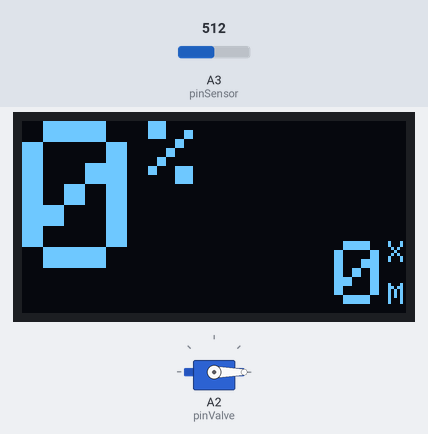
The sketch below on a simulated SparkFun Pro Micro, built with avr-gcc and run on an emulated ATmega32U4. Parts: 128×64 one-colour display, servo. The test bench sets the inputs (shaded band); at power-on: A3 (pinSensor) = 512.

Above: at 10.8 s.
10.9 s: A3 (pinSensor) set to 390
At 20.6 s:
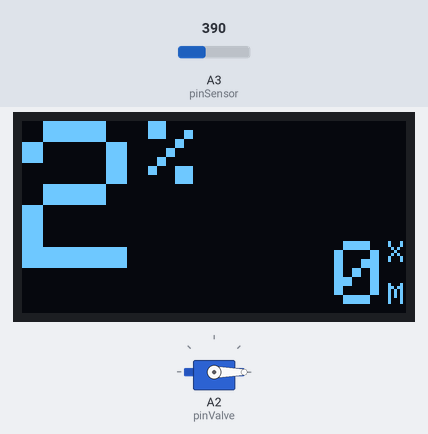
21.6 s: A3 (pinSensor) set to 306
At 30.4 s:
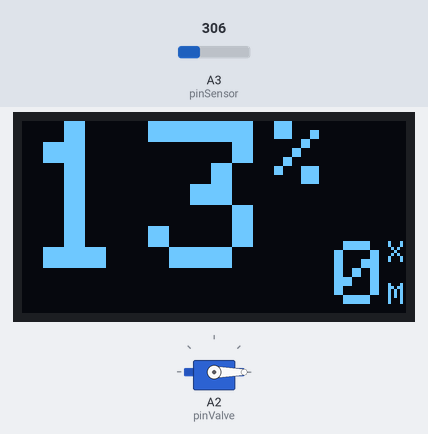
31.6 s: A3 (pinSensor) set to 410
At 41.5 s:
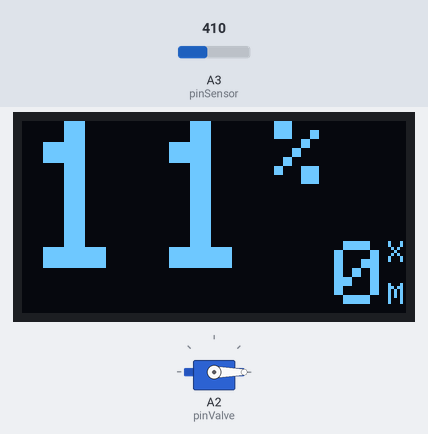
Timing chart, 0 to 43.0 s (numbered marks = the images above; inputs shaded):
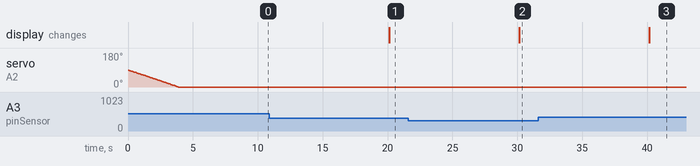

The sketch:

valveController.ino
```cpp
//#define DEBUG_MODE
#define serialInit 0
#define serialReport 1
#define serialValveState 2
#define serialElapsedTime 3

//PinMap - Arduino Pro Micro
	const int pinSensor = A3;
	const int pinValve = A2;

//Setting
	const int interval = 10000;
	const int thresholdLo = 30; //percent;
	const int thresholdHi = 70; //percent;

//MoistureSensor
	const int dMax = 400;
	const int dMin = 200;
	const int sampleCount = 10;
	int dataBuffer[sampleCount] = {};
	int dataBufferIndex;
	int reading;
	int measure_TTL;
	int dataCount;
	int measure;
	int measure_p;

//Display
	#include <SPI.h>
	#include <Wire.h>
	#include <Adafruit_GFX.h>
	#include <Adafruit_SSD1306.h>
	const int screenAddress = 0x3C;
	const int screenWidth = 128;
	const int screenHeight = 64;
	const int oledReset = -1; // reset pin shared w/ arduino
	Adafruit_SSD1306 display(screenWidth, screenHeight, &Wire, oledReset);

//WaterValve
	#include <VarSpeedServo.h>
	VarSpeedServo valve;
	const int valveClose = 0; // degree of servo
	const int valveOpen = 90;
	const int valveSpeed = 15; // 0~255
	int valveState;
	unsigned long lastValveChg;
	unsigned long elapsed;
	String unit;
	unsigned long elapsedUnit;

void setup() {
	display.begin(SSD1306_SWITCHCAPVCC, screenAddress);
	display.clearDisplay();
	pinMode(pinSensor, INPUT);
	valve.attach(pinValve);
	valve.write(0, 15);
	debugMode(serialInit);
}

void loop() {
	//read
		reading = analogRead(pinSensor);
		if ( reading >= dMax) reading = dMax;
		else if (reading <= dMin) reading = dMin;

	//store
		dataBuffer[dataBufferIndex++] = reading;
		if (dataBufferIndex == sampleCount) dataBufferIndex = 0;

	//calculate
		dataCount = 0;
		measure_TTL = 0;
		for (int i = 0; i < sampleCount; i++) {
			measure_TTL += dataBuffer[i];
			if (dataBuffer[i] > 0) dataCount++;
		}
		measure = measure_TTL / dataCount;
		measure_p = 99 - map(measure, dMin, dMax, 0, 99);

	//report
		elapsedTime();
		display.setCursor(0, 0);
		display.clearDisplay();
		display.setTextColor(SSD1306_WHITE);
		display.setTextSize(7); display.print(measure_p);
		display.setTextSize(3); display.print("%");
		if(elapsedUnit < 10){
			display.setCursor(104, 40);
			display.setTextSize(3); display.print(elapsedUnit);
			display.setTextSize(1); if(valveState == 1) display.print("O");
									if(valveState == 0) display.print("X");
		}else{
			display.setCursor(86, 40);
			display.setTextSize(3); display.print(elapsedUnit);
			display.setTextSize(1); if(valveState == 1) display.print("O");
									if(valveState == 0) display.print("X");
		}
		display.setCursor(122, 54);
		display.print(unit);
		display.display();
		debugMode(serialElapsedTime);
		debugMode(serialReport);

	//motor ctrl and array re-init
		if (dataCount == sampleCount){
			if ( measure_p <= thresholdLo && valveState == 0){
				valve.write(valveOpen, valveSpeed);
				valveState = 1;
				lastValveChg = millis();
				for (int j = 0; j < sampleCount; j++) dataBuffer[j] = 0;
				debugMode(serialValveState);
			} else if ( measure_p >= thresholdHi && valveState == 1){
				valve.write(valveClose, valveSpeed);
				valveState = 0;
				lastValveChg = millis();
				for (int j = 0; j < sampleCount; j++) dataBuffer[j] = 0;
				debugMode(serialValveState);
			}
			dataBufferIndex = 0;
		}
	delay(interval);
}

void elapsedTime(){
	elapsed = millis() - lastValveChg;
	switch(elapsed){
		case 0 ... 3600000:
			elapsedUnit = elapsed / 60000;
			unit = "M";
			break;

		case 3600001 ... 86400000:
			elapsedUnit = elapsed / 3600000;
			unit = "H";
			break;

		case 86400001 ... 4320000000:
			elapsedUnit = elapsed / 86400000;
			unit = "D";
			break;
	}
}

void debugMode(int i) {
#ifdef DEBUG_MODE
	switch(i) {
		case serialInit:
			Serial.begin(9600);
			while(!Serial){}
			Serial.print("Device Ready");
			break;

		case serialElapsedTime:
			Serial.print(elapsedUnit); Serial.print(unit);
			//Serial.println(elapsed);
			break;

		case serialReport:
			Serial.print(dataCount);
			Serial.print(": ");
			Serial.print(measure_p);
			Serial.print("%");
			int measure_raw_p = 99 - map(reading, dMin, dMax, 0, 99);
			Serial.print(" (raw:");
			Serial.print(measure_raw_p);
			Serial.print("%)");
			/*
			for(int i = 0; i < sampleCount; i++){
				Serial.print(dataBuffer[i]);
				Serial.print(", ");
			}
			*/
			break;

		case serialValveState:
			if (valveState == 1) {
				Serial.print("ValveOPENED @ "); Serial.print(measure_p); Serial.println("%");
			}
			if (valveState == 0) {
				Serial.print("ValveCLOSED @ "); Serial.print(measure_p); Serial.println("%");
			}
			break;
	}
	Serial.println();
#endif
}
```

Measured:
- after the input at 10.9 s, the display: changes after 9.2 s (image 1)
- after the input at 21.6 s, the display: changes after 8.5 s (image 2)
- after the input at 31.6 s, the display: changes after 8.6 s (image 3)
